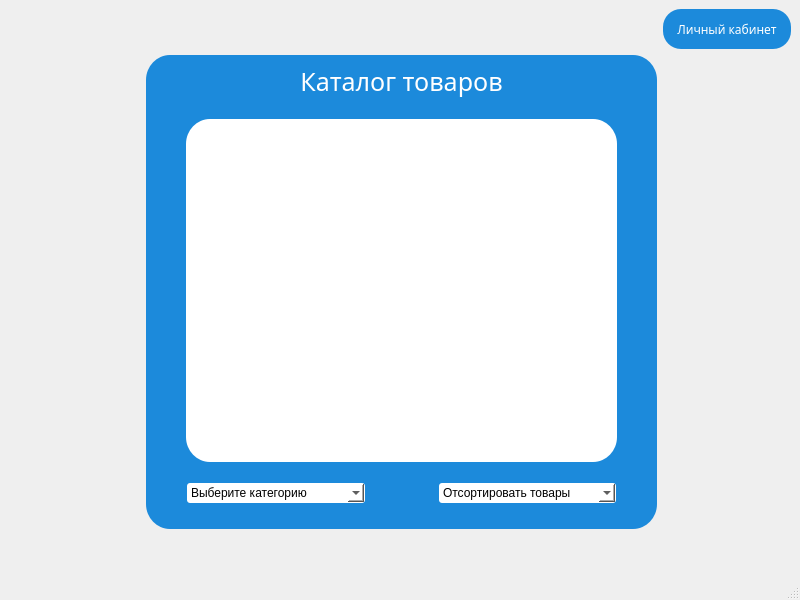
<?xml version="1.0" encoding="UTF-8"?>
<ui version="4.0">
 <class>MainWindow</class>
 <widget class="QMainWindow" name="MainWindow">
  <property name="geometry">
   <rect>
    <x>0</x>
    <y>0</y>
    <width>800</width>
    <height>600</height>
   </rect>
  </property>
  <property name="windowTitle">
   <string>MainWindow</string>
  </property>
  <property name="documentMode">
   <bool>false</bool>
  </property>
  <property name="tabShape">
   <enum>QTabWidget::Rounded</enum>
  </property>
  <widget class="QWidget" name="centralwidget">
   <layout class="QGridLayout" name="gridLayout">
    <item row="0" column="1">
     <spacer name="verticalSpacer">
      <property name="orientation">
       <enum>Qt::Vertical</enum>
      </property>
      <property name="sizeType">
       <enum>QSizePolicy::Fixed</enum>
      </property>
      <property name="sizeHint" stdset="0">
       <size>
        <width>20</width>
        <height>40</height>
       </size>
      </property>
     </spacer>
    </item>
    <item row="1" column="0">
     <spacer name="horizontalSpacer">
      <property name="orientation">
       <enum>Qt::Horizontal</enum>
      </property>
      <property name="sizeType">
       <enum>QSizePolicy::Fixed</enum>
      </property>
      <property name="sizeHint" stdset="0">
       <size>
        <width>137</width>
        <height>20</height>
       </size>
      </property>
     </spacer>
    </item>
    <item row="1" column="1">
     <widget class="QGroupBox" name="groupBox_2">
      <property name="enabled">
       <bool>true</bool>
      </property>
      <property name="font">
       <font>
        <bold>false</bold>
       </font>
      </property>
      <property name="focusPolicy">
       <enum>Qt::NoFocus</enum>
      </property>
      <property name="toolTipDuration">
       <number>-1</number>
      </property>
      <property name="statusTip">
       <string/>
      </property>
      <property name="whatsThis">
       <string/>
      </property>
      <property name="accessibleName">
       <string/>
      </property>
      <property name="accessibleDescription">
       <string/>
      </property>
      <property name="autoFillBackground">
       <bool>false</bool>
      </property>
      <property name="styleSheet">
       <string notr="true">background-color: rgb(28,138,219);
border-radius: 24px solid;</string>
      </property>
      <property name="title">
       <string notr="true"/>
      </property>
      <property name="alignment">
       <set>Qt::AlignCenter</set>
      </property>
      <property name="flat">
       <bool>false</bool>
      </property>
      <property name="checkable">
       <bool>false</bool>
      </property>
      <layout class="QGridLayout" name="gridLayout_2">
       <property name="leftMargin">
        <number>40</number>
       </property>
       <property name="rightMargin">
        <number>40</number>
       </property>
       <property name="bottomMargin">
        <number>25</number>
       </property>
       <property name="verticalSpacing">
        <number>20</number>
       </property>
       <item row="2" column="0">
        <widget class="QTableView" name="tableView">
         <property name="font">
          <font>
           <family>Roboto Slab</family>
          </font>
         </property>
         <property name="styleSheet">
          <string notr="true">
background-color: rgb(255, 255, 255);</string>
         </property>
         <property name="editTriggers">
          <set>QAbstractItemView::NoEditTriggers</set>
         </property>
         <property name="selectionMode">
          <enum>QAbstractItemView::NoSelection</enum>
         </property>
        </widget>
       </item>
       <item row="0" column="0">
        <widget class="QLabel" name="signInLabel_2">
         <property name="enabled">
          <bool>true</bool>
         </property>
         <property name="font">
          <font>
           <family>Roboto Slab</family>
           <pointsize>19</pointsize>
           <bold>false</bold>
          </font>
         </property>
         <property name="styleSheet">
          <string notr="true">color: rgb(255, 255, 255);</string>
         </property>
         <property name="text">
          <string>Каталог товаров</string>
         </property>
         <property name="textFormat">
          <enum>Qt::AutoText</enum>
         </property>
         <property name="alignment">
          <set>Qt::AlignCenter</set>
         </property>
         <property name="wordWrap">
          <bool>false</bool>
         </property>
        </widget>
       </item>
       <item row="4" column="0">
        <layout class="QHBoxLayout" name="horizontalLayout_3">
         <property name="spacing">
          <number>72</number>
         </property>
         <item>
          <widget class="QComboBox" name="comboBox">
           <property name="styleSheet">
            <string notr="true">QComboBox {
    border: 2px solid transparent; /* Ширина и цвет границы */
    border-radius: 4px; /* Закругление углов */
    padding: 1px 18px 1px 3px; /* Отступы внутри комбо-бокса */
    background-color: #FFFFFF; /* Цвет фона */
    color: #000000; /* Цвет текста */
}
QComboBox QAbstractItemView {
    border: 2px solid transparent; /* Граница выпадающего списка */
    background-color: #FFFFFF; /* Белый фон */
}

</string>
           </property>
           <item>
            <property name="text">
             <string>Выберите категорию</string>
            </property>
           </item>
           <item>
            <property name="text">
             <string>Протеин</string>
            </property>
           </item>
           <item>
            <property name="text">
             <string>Коллаген</string>
            </property>
           </item>
           <item>
            <property name="text">
             <string>Креатин</string>
            </property>
           </item>
           <item>
            <property name="text">
             <string>Аминокислоты</string>
            </property>
           </item>
           <item>
            <property name="text">
             <string>Гейнеры</string>
            </property>
           </item>
          </widget>
         </item>
         <item>
          <widget class="QComboBox" name="comboBox_2">
           <property name="styleSheet">
            <string notr="true">QComboBox {
    border: 2px solid transparent; /* Ширина и цвет границы */
    border-radius: 4px; /* Закругление углов */
    padding: 1px 18px 1px 3px; /* Отступы внутри комбо-бокса */
    background-color: #FFFFFF; /* Цвет фона */
    color: #000000; /* Цвет текста */
}
QComboBox QAbstractItemView {
    border: 2px solid transparent; /* Граница выпадающего списка */
    background-color: #FFFFFF; /* Белый фон */
}</string>
           </property>
           <item>
            <property name="text">
             <string>Отсортировать товары</string>
            </property>
           </item>
           <item>
            <property name="text">
             <string>По убыванию цены</string>
            </property>
           </item>
           <item>
            <property name="text">
             <string>По возрастанию цены</string>
            </property>
           </item>
           <item>
            <property name="text">
             <string>По алфавиту</string>
            </property>
           </item>
          </widget>
         </item>
        </layout>
       </item>
      </layout>
     </widget>
    </item>
    <item row="1" column="2">
     <spacer name="horizontalSpacer_2">
      <property name="orientation">
       <enum>Qt::Horizontal</enum>
      </property>
      <property name="sizeType">
       <enum>QSizePolicy::Preferred</enum>
      </property>
      <property name="sizeHint" stdset="0">
       <size>
        <width>128</width>
        <height>20</height>
       </size>
      </property>
     </spacer>
    </item>
    <item row="2" column="1">
     <spacer name="verticalSpacer_2">
      <property name="orientation">
       <enum>Qt::Vertical</enum>
      </property>
      <property name="sizeType">
       <enum>QSizePolicy::Fixed</enum>
      </property>
      <property name="sizeHint" stdset="0">
       <size>
        <width>20</width>
        <height>40</height>
       </size>
      </property>
     </spacer>
    </item>
    <item row="0" column="2">
     <widget class="QPushButton" name="personalAccButton">
      <property name="sizePolicy">
       <sizepolicy hsizetype="Minimum" vsizetype="Preferred">
        <horstretch>0</horstretch>
        <verstretch>0</verstretch>
       </sizepolicy>
      </property>
      <property name="font">
       <font>
        <family>Roboto Slab</family>
       </font>
      </property>
      <property name="styleSheet">
       <string notr="true">background-color: rgb(28,138,219);
color: rgb(255, 255, 255);
border-radius: 18px;</string>
      </property>
      <property name="text">
       <string>Личный кабинет</string>
      </property>
     </widget>
    </item>
   </layout>
  </widget>
  <widget class="QMenuBar" name="menubar">
   <property name="geometry">
    <rect>
     <x>0</x>
     <y>0</y>
     <width>800</width>
     <height>25</height>
    </rect>
   </property>
  </widget>
  <widget class="QStatusBar" name="statusbar"/>
 </widget>
 <resources/>
 <connections/>
</ui>
